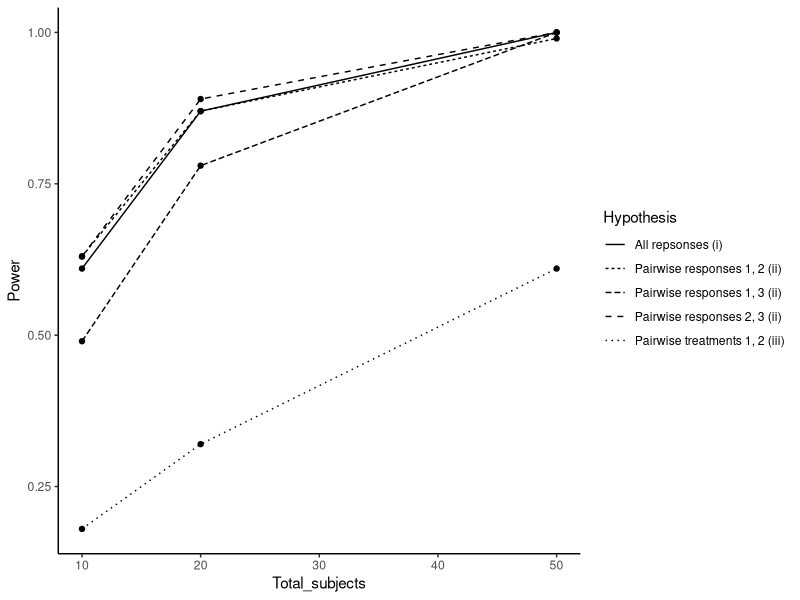

This figure's R source:
rm(list=ls())
library(ggplot2)
library(tidyverse)
library(ggpubr)
### for treatment testing H1 =.234
x=c(10,20,50)
#yc=c(0.720, 
#     0.962, 
#     1.000 
 #    )
All_reponses=c(0.61,	0.87,	1 )
Pairwise_res_1_2=c(0.63,	0.87,	0.99)
Pairwise_res_1_3=c(0.49,	0.78,	1)
Pairwise_res_2_3=c(0.63	,0.89,	1)
Pairwise_trt_1_2=c(	0.18,	0.32	,0.61	)
#ymis45=c(	.672,.927,.994)
# plot(x,yc,type="l",xlim=c(25,150),ylim=c(0,1),xlab="Sample Size",ylab="Power",lty=1,col="cyan")
# lines(x,ymis15,lty=2,col="red")
# lines(x,ymis25,lty=3,col="blue")
# lines(x,ymis35,lty=4,col="purple")
# lines(x,ymis45,lty=5,col="green")
# legend("topright",legend=c("complete data","15% missing","25% missing","35% missing","45% missing"), col=c("cyan","red","blue","purple","green"),
#        lty =c(1,2,3,4,5),seg.len = 1, ncol=1,cex=.71)


df2 <- data.frame(Hypothesis=rep(c( "All repsonses (i)",
                                    "Pairwise responses 1, 2 (ii)",
                                    "Pairwise responses 1, 3 (ii)",
                                    "Pairwise responses 2, 3 (ii)",
                                    "Pairwise treatments 1, 2 (iii)"), each=length(x)),
                  Total_subjects=rep(x,5),
                  Power=c(All_reponses,Pairwise_res_1_2,Pairwise_res_1_3,Pairwise_res_2_3,Pairwise_trt_1_2))
head(df2)
p1=ggplot(df2, aes(Total_subjects,Power,group=Hypothesis)) +
  geom_line(aes(linetype=Hypothesis))+
 geom_point()
 # scale_color_brewer(palette="Paired")
#p + theme(legend.position="bottom")
p1=p1+theme_classic()
p1

getwd()
ggexport(p1, filename = "figure_hyp.png")
